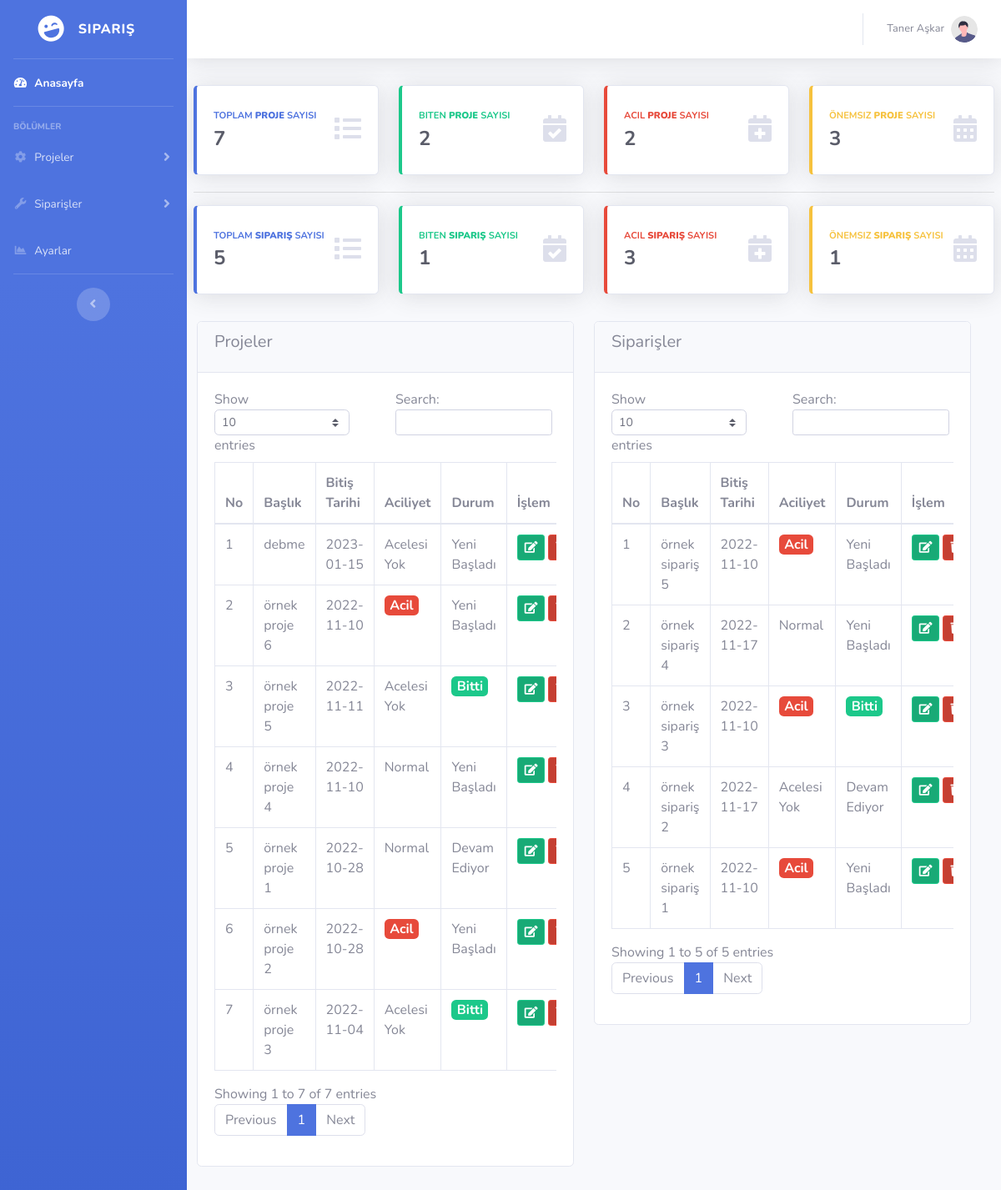
The app's page /index.php (signed in) with its own data.
### tables this page shows
CREATE TABLE `ayarlar` (
  `id` int(11) NOT NULL,
  `site_baslik` varchar(300) NOT NULL,
  `site_aciklama` varchar(500) NOT NULL,
  `site_sahibi` varchar(200) NOT NULL
);

CREATE TABLE `proje` (
  `proje_id` int(11) NOT NULL,
  `proje_baslik` varchar(250) NOT NULL,
  `proje_teslim_tarihi` date NOT NULL,
  `proje_aciliyet` varchar(50) NOT NULL,
  `proje_durum` varchar(50) NOT NULL,
  `proje_detay` varchar(2000) NOT NULL
);

CREATE TABLE `siparis` (
  `sip_id` int(11) NOT NULL,
  `musteri_isim` varchar(200) NOT NULL,
  `musteri_mail` varchar(300) NOT NULL,
  `musteri_telefon` bigint(20) NOT NULL,
  `sip_baslik` varchar(400) NOT NULL,
  `sip_teslim_tarihi` date NOT NULL,
  `sip_aciliyet` varchar(50) NOT NULL,
  `sip_durum` varchar(100) NOT NULL,
  `sip_detay` varchar(2000) NOT NULL,
  `sip_ucret` bigint(25) NOT NULL
);

### index.php (the view, shortened to what this page needs)
<?php
include 'header.php';
?>
<div class="container-fluid p-2">
	<div class="row" style="margin-bottom: -20px;">
		<?php
		$projesayisor=$db->prepare("SELECT proje_id FROM proje");
		$projesayisor->execute();
		$projesayisi = $projesayisor->rowCount();
		?>
		<div class="col-xl-3 col-md-6 mb-4">
			<div class="card border-left-primary shadow h-100 py-2">
				<div class="card-body">
					<div class="row no-gutters align-items-center">
						<div class="col mr-2">
							<div class="text-xs font-weight-bold text-primary text-uppercase mb-1">Toplam <b>Proje</b> Sayısı</div>
							<div class="h4 mb-0 font-weight-bold text-gray-800"><?php echo $projesayisi; ?></div>
						</div>
						<div class="col-auto">
							<i class="fas fa-list fa-2x text-gray-300"></i>
						</div>
					</div>
				</div>
			</div>
		</div>
		<?php
		$proje_biten_sayi_sor=$db->prepare("SELECT proje_id FROM proje WHERE proje_durum='Bitti'");
		$proje_biten_sayi_sor->execute();
		$proje_biten_sayi_cek = $proje_biten_sayi_sor->rowCount();
		?>
		<div class="col-xl-3 col-md-6 mb-4">
			<div class="card border-left-success shadow h-100 py-2">
				<div class="card-body">
					<div class="row no-gutters align-items-center">
						<div class="col mr-2">
							<div class="text-xs font-weight-bold text-success text-uppercase mb-1">Biten <b>Proje</b> Sayısı</div>
							<div class="h4 mb-0 font-weight-bold text-gray-800"><?php echo $proje_biten_sayi_cek; ?></div>
						</div>
						<div class="col-auto">
							<i class="fas fa-calendar-check fa-2x text-gray-300"></i>
						</div>
					</div>
				</div>
			</div>
		</div>
		<?php
		$projesayisor=$db->prepare("SELECT proje_id FROM proje WHERE proje_aciliyet='Acil'");
		$projesayisor->execute();
		$projesayisi = $projesayisor->rowCount();
		?>
		<div class="col-xl-3 col-md-6 mb-4">
			<div class="card border-left-danger shadow h-100 py-2">
				<div class="card-body">
					<div class="row no-gutters align-items-center">
						<div class="col mr-2">
							<div class="text-xs font-weight-bold text-danger text-uppercase mb-1">Acil <b>Proje</b> Sayısı</div>
							<div class="h4 mb-0 font-weight-bold text-gray-800"><?php echo $projesayisi; ?></div>
						</div>
						<div class="col-auto">
							<i class="fas fa-calendar-plus fa-2x text-gray-300"></i>
						</div>
					</div>
				</div>
			</div>
		</div>
		<?php
		$projesayisor=$db->prepare("SELECT proje_id FROM proje WHERE proje_aciliyet='Acelesi Yok'");
		$projesayisor->execute();
		$projesayicek = $projesayisor->rowCount();
		?>
		<div class="col-xl-3 col-md-6 mb-4">
			<div class="card border-left-warning shadow h-100 py-2">
				<div class="card-body">
					<div class="row no-gutters align-items-center">
						<div class="col mr-2">
							<div class="text-xs font-weight-bold text-warning text-uppercase mb-1">Önemsiz <b>Proje</b> Sayısı</div>
							<div class="h4 mb-0 font-weight-bold text-gray-800"><?php echo $projesayicek; ?></div>
						</div>
						<div class="col-auto">
							<i class="fas fa-calendar-alt fa-2x text-gray-300"></i>
						</div>
					</div>
				</div>
			</div>
		</div>
	</div>
	<hr style="margin-bottom: 15px !important;">
	<div class="row">
		<?php
		$siparissayisor=$db->prepare("SELECT sip_id FROM siparis");
		$siparissayisor->execute();
		$siparissayisicek = $siparissayisor->rowCount();
		?>
		<div class="col-xl-3 col-md-6 mb-4">
			<div class="card border-left-primary shadow h-100 py-2">
				<div class="card-body">
					<div class="row no-gutters align-items-center">
						<div class="col mr-2">
							<div class="text-xs font-weight-bold text-primary text-uppercase mb-1">Toplam <b>Sipariş</b> Sayısı</div>
							<div class="h4 mb-0 font-weight-bold text-gray-800"><?php echo $siparissayisicek; ?></div>
						</div>
						<div class="col-auto">
							<i class="fas fa-list fa-2x text-gray-300"></i>
						</div>
					</div>
				</div>
			</div>
		</div>
		<?php
		$siparis_biten_sayi_sor=$db->prepare("SELECT sip_id FROM siparis WHERE sip_durum='Bitti'");
		$siparis_biten_sayi_sor->execute();
		$siparis_biten_sayi_cek = $siparis_biten_sayi_sor->rowCount();
		?>
		<div class="col-xl-3 col-md-6 mb-4">
			<div class="card border-left-success shadow h-100 py-2">
				<div class="card-body">
					<div class="row no-gutters align-items-center">
						<div class="col mr-2">
							<div class="text-xs font-weight-bold text-success text-uppercase mb-1">Biten <b>Sipariş</b> Sayısı</div>
							<div class="h4 mb-0 font-weight-bold text-gray-800"><?php echo $siparis_biten_sayi_cek; ?></div>
						</div>
						<div class="col-auto">
							<i class="fas fa-calendar-check fa-2x text-gray-300"></i>
						</div>
					</div>
				</div>
			</div>
		</div>
		<?php
		$siparissayisor=$db->prepare("SELECT sip_id FROM siparis WHERE sip_aciliyet='Acil'");
		$siparissayisor->execute();
		$siparissayicek = $siparissayisor->rowCount();
		?>
		<div class="col-xl-3 col-md-6 mb-4">
			<div class="card border-left-danger shadow h-100 py-2">
				<div class="card-body">
					<div class="row no-gutters align-items-center">
						<div class="col mr-2">
							<div class="text-xs font-weight-bold text-danger text-uppercase mb-1">Acil <b>Sipariş</b> Sayısı</div>
							<div class="h4 mb-0 font-weight-bold text-gray-800"><?php echo $siparissayicek; ?></div>
						</div>
						<div class="col-auto">
							<i class="fas fa-calendar-plus fa-2x text-gray-300"></i>
						</div>
					</div>
				</div>
			</div>
		</div>
		<?php
		$siparis_biten_sayi_sor=$db->prepare("SELECT sip_id FROM siparis  WHERE sip_aciliyet='Acelesi Yok'");
		$siparis_biten_sayi_sor->execute();
		$siparis_biten_sayi_cek = $siparis_biten_sayi_sor->rowCount();
		?>
		<div class="col-xl-3 col-md-6 mb-4">
			<div class="card border-left-warning shadow h-100 py-2">
				<div class="card-body">
					<div class="row no-gutters align-items-center">
						<div class="col mr-2">
							<div class="text-xs font-weight-bold text-warning text-uppercase mb-1">Önemsiz <b>Sipariş</b> Sayısı</div>
							<div class="h4 mb-0 font-weight-bold text-gray-800"><?php echo $siparis_biten_sayi_cek; ?></div>
						</div>
						<div class="col-auto">
							<i class="fas fa-calendar-alt fa-2x text-gray-300"></i>
						</div>
					</div>
				</div>
			</div>
		</div>
	</div>
</div>
<div class="row justify-content-center col-md-12">
	<div class="col-md-6">
		<div class="card">
			<div class="card-header">
				<h5 class="card-title">Projeler</h5>
			</div>
			<div class="card-body">
				<div class="table-responsive">
					<table class="table table-bordered" id="projeler" width="100%" cellspacing="0">
						<thead>
							<tr>
								<th>No</th>
								<th>Başlık</th>
								<th>Bitiş Tarihi</th>
								<th>Aciliyet</th>
								<th>Durum</th>
								<th>İşlem</th>
							</tr>
						</thead>
						<tbody>
							<?php
							$say=0;
							$projesor=$db->prepare("SELECT * FROM proje ORDER BY proje_id DESC");
							$projesor->execute();
							while ($projecek=$projesor->fetch(PDO::FETCH_ASSOC)) { $say++?>
								<tr>
									<td><?php echo $say; ?></td>
									<td><?php echo $projecek['proje_baslik']; ?></td>
									<td><?php echo $projecek['proje_teslim_tarihi']; ?></td>
									<td><?php
									if ($projecek['proje_aciliyet']=="Acil") {
										echo '<span class="badge badge-danger" style="font-size:1rem">Acil</span>';
									} else {
										echo $projecek['proje_aciliyet'];
									}
								?></td>
								<td><?php
								if ($projecek['proje_durum']=="Bitti") {
									echo '<span class="badge badge-success" style="font-size:1rem">Bitti</span>';
								} else {
									echo $projecek['proje_durum'];
								}
							?></td>
							<td>
								<div class="d-flex justify-content-center">
									<form action="projeduzenle.php" method="POST">
										<button type="submit" name="duzenleme" class="btn btn-success btn-sm btn-icon-split">
											<span class="icon text-white-60">
												<i class="fas fa-edit"></i>
											</span>
										</button>
									</form>
									<form class="mx-1" onclick="return sil_alert()" action="islemler/islem.php" method="POST">
										<button type="submit" name="projesilme" class="btn btn-danger btn-sm btn-icon-split">
											<span class="icon text-white-60">
											</span>
										</button>
									</form>
								</div>
							</td>
						</tr>
					<?php } ?>
				</tbody>
			</table>
		</div>
	</div>
</div>
</div>
	<div class="col-md-6">
		<div class="card">
			<div class="card-header">
				<h5 class="card-title">Siparişler</h5>
			</div>
			<div class="card-body">
				<div class="table-responsive">
					<table class="table table-bordered" id="siparisler" width="100%" cellspacing="0">
						<thead>
							<tr>
								<th>No</th>
								<th>Başlık</th>
								<th>Bitiş Tarihi</th>
								<th>Aciliyet</th>
								<th>Durum</th>
								<th>İşlem</th>
							</tr>
						</thead>
						<tbody>
							<?php
							$say=0;
							$siparissor=$db->prepare("SELECT * FROM siparis ORDER BY sip_id DESC");
							$siparissor->execute();
							while ($sipariscek=$siparissor->fetch(PDO::FETCH_ASSOC)) { $say++?>
								<tr>
									<td><?php echo $say; ?></td>
									<td><?php echo $sipariscek['sip_baslik']; ?></td>
									<td><?php echo $sipariscek['sip_teslim_tarihi']; ?></td>
									<td><?php
									if ($sipariscek['sip_aciliyet']=="Acil") {
										echo '<span class="badge badge-danger" style="font-size:1rem">Acil</span>';
									} else {
										echo $sipariscek['sip_aciliyet'];
									}
								?></td>
								<td><?php
								if ($sipariscek['sip_durum']=="Bitti") {
									echo '<span class="badge badge-success" style="font-size:1rem">Bitti</span>';
								} else {
									echo $sipariscek['sip_durum'];
								}
							?></td>
							<td>
								<div class="d-flex justify-content-center">
									<form action="siparisduzenle.php" method="POST">
										<button type="submit" name="duzenleme" class="btn btn-success btn-sm btn-icon-split">
											<span class="icon text-white-60">
												<i class="fas fa-edit"></i>
											</span>
										</button>
									</form>
									<form class="mx-1" onclick="return sil_alert()" action="islemler/islem.php" method="POST">
										<button type="submit" name="siparissilme" class="btn btn-danger btn-sm btn-icon-split">
											<span class="icon text-white-60">
												<i class="fas fa-trash"></i>
											</span>
										</button>
									</form>
								</div>
							</td>
						</tr>
					<?php } ?>
				</tbody>
			</table>
		</div>
	</div>
</div>
</div>
</div>
<?php include 'footer.php'; ?>

### header.php (shortened to what this page needs)
<?php
include 'islemler/baglan.php';
$ayarsor=$db->prepare("SELECT * FROM ayarlar");
$ayarsor->execute();
$ayarcek=$ayarsor->fetch(PDO::FETCH_ASSOC);
?>
<!DOCTYPE html>
<html lang="en">
<head>
    <link href="vendor/fontawesome-free/css/all.min.css" rel="stylesheet" type="text/css">
    <link href="css/sb-admin-2.min.css" rel="stylesheet">
</head>
<body id="page-top">
    <div id="wrapper">
        <ul class="navbar-nav bg-gradient-primary sidebar sidebar-dark accordion" id="accordionSidebar">
            <a class="sidebar-brand d-flex align-items-center justify-content-center" href="index.html">
                <div class="sidebar-brand-icon rotate-n-15">
                    <i class="fas fa-laugh-wink"></i>
                </div>
                <div class="sidebar-brand-text mx-3"><?php echo $ayarcek["site_baslik"] ?></div>
            </a>
            <hr class="sidebar-divider my-0">
            <li class="nav-item active">
                <a class="nav-link" href="index.php">
                    <i class="fas fa-fw fa-tachometer-alt"></i>
                    <span>Anasayfa</span></a>
                </li>
                <hr class="sidebar-divider">
                <div class="sidebar-heading">
                    Bölümler
                </div>
                <li class="nav-item">
                    <a class="nav-link collapsed" href="#" data-toggle="collapse" data-target="#collapseTwo"
                    aria-expanded="true" aria-controls="collapseTwo">
                    <i class="fas fa-fw fa-cog"></i>
                    <span>Projeler</span>
                </a>
            </li>
            <li class="nav-item">
                <a class="nav-link collapsed" href="#" data-toggle="collapse" data-target="#collapseUtilities"
                aria-expanded="true" aria-controls="collapseUtilities">
                <i class="fas fa-fw fa-wrench"></i>
                <span>Siparişler</span>
            </a>
    </li>
<li class="nav-item">
    <a class="nav-link" href="ayarlar.php">
        <i class="fas fa-fw fa-chart-area"></i>
        <span>Ayarlar</span></a>
    </li>
        <hr class="sidebar-divider d-none d-md-block">
        <div class="text-center d-none d-md-inline">
            <button class="rounded-circle border-0" id="sidebarToggle"></button>
        </div>
    </ul>
    <div id="content-wrapper" class="d-flex flex-column">
        <div id="content" >
            <nav class="navbar navbar-expand navbar-light bg-white topbar mb-4 static-top shadow">
            <ul class="navbar-nav ml-auto">
<li class="nav-item dropdown no-arrow">
    <a class="nav-link dropdown-toggle" href="#" id="userDropdown" role="button"
    data-toggle="dropdown" aria-haspopup="true" aria-expanded="false">
    <span class="mr-2 d-none d-lg-inline text-gray-600 small"><?php echo $ayarcek['site_sahibi'] ?></span>
    <img class="img-profile rounded-circle"
    src="img/undraw_profile.svg">
</a>
</li>
</ul>
</nav>
</div>

### footer.php (shortened to what this page needs)
        </div>
    </div>
</body>
</html>

### records on screen
ayarlar: site_baslik "SIPARIŞ", site_sahibi "Taner Aşkar"
proje: proje_baslik "debme", proje_teslim_tarihi "2023-01-15", proje_aciliyet "Acelesi Yok", proje_durum "Yeni Başladı"
proje: proje_baslik "örnek proje 6", proje_teslim_tarihi "2022-11-10", proje_aciliyet "Acil", proje_durum "Yeni Başladı"
proje: proje_baslik "örnek proje 5", proje_teslim_tarihi "2022-11-11", proje_aciliyet "Acelesi Yok", proje_durum "Bitti"
proje: proje_baslik "örnek proje 4", proje_teslim_tarihi "2022-11-10", proje_aciliyet "Normal", proje_durum "Yeni Başladı"
proje: proje_baslik "örnek proje 1", proje_teslim_tarihi "2022-10-28", proje_aciliyet "Normal", proje_durum "Devam Ediyor"
proje: proje_baslik "örnek proje 2", proje_teslim_tarihi "2022-10-28", proje_aciliyet "Acil", proje_durum "Yeni Başladı"
proje: proje_baslik "örnek proje 3", proje_teslim_tarihi "2022-11-04", proje_aciliyet "Acelesi Yok", proje_durum "Bitti"
siparis: sip_baslik "örnek sipariş 5", sip_teslim_tarihi "2022-11-10", sip_aciliyet "Acil", sip_durum "Yeni Başladı"
siparis: sip_baslik "örnek sipariş 4", sip_teslim_tarihi "2022-11-17", sip_aciliyet "Normal", sip_durum "Yeni Başladı"
siparis: sip_baslik "örnek sipariş 3", sip_teslim_tarihi "2022-11-10", sip_aciliyet "Acil", sip_durum "Bitti"
siparis: sip_baslik "örnek sipariş 2", sip_teslim_tarihi "2022-11-17", sip_aciliyet "Acelesi Yok", sip_durum "Devam Ediyor"
siparis: sip_baslik "örnek sipariş 1", sip_teslim_tarihi "2022-11-10", sip_aciliyet "Acil", sip_durum "Yeni Başladı"

### other values on screen
$projesayisi "7"
$proje_biten_sayi_cek "2"
$projesayisi "2"
$projesayicek "3"
$siparissayisicek "5"
$siparis_biten_sayi_cek "1"
$siparissayicek "3"
